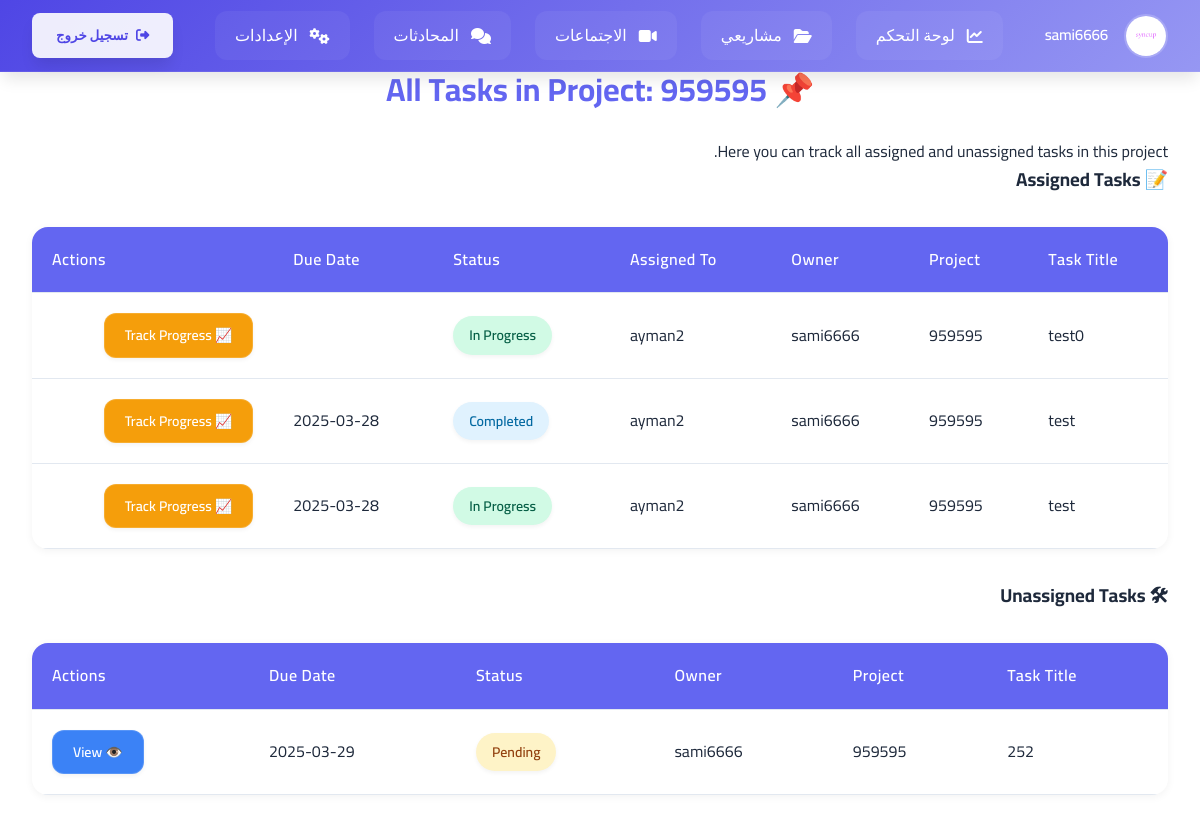
Page /tasks/projects/42/tasks/ (signed in) on the committed database.
### users/models.py (models this page shows, shortened)
class CustomUser(AbstractUser):
    phone_regex = RegexValidator(
        regex=r'^05\d{8}$',
        message="Phone number must start with 05 and be exactly 10 digits."
    )
    phone_number = models.CharField(
        max_length=10,
        unique=True,
        validators=[phone_regex],
        help_text="Phone number must start with 05 and contain exactly 10 digits."
    )
    ROLE_CHOICES = [
        ('member', 'Member'),
        ('expert', 'Expert')
    ]
    role = models.CharField(
        max_length=10,
        choices=ROLE_CHOICES,
        default='member'
    )
    profile_image = models.ImageField(
        upload_to='profile_pics/',
        default='profile_pics/p.png',
        blank=True,
        null=True
    )
    short_bio = models.CharField(
        max_length=15,
        blank=True,
        help_text="Short description (e.g., AI Expert, UI Guru)."
    )
    full_bio = models.TextField(
        blank=True,
        help_text="Detailed biography or personal summary."
    )
    groups = models.ManyToManyField(
        'auth.Group',
        related_name='custom_user_groups',
        blank=True
    )
    user_permissions = models.ManyToManyField(
        'auth.Permission',
        related_name='custom_user_permissions',
        blank=True
    )

### projects/models.py (models this page shows, shortened)
class Project(models.Model):
    STATUS_CHOICES = [
        ('pending', 'Pending'),
        ('in_progress', 'In Progress'),
        ('completed', 'Completed'),
    ]
    COLOR_CHOICES = [
        ('purple', 'Purple'),
        ('red', 'Red'),
        ('blue', 'Blue'),
        ('green', 'Green'),
        ('orange', 'Orange'),
        ('pink', 'Pink'),
    ]
    name = models.CharField(max_length=255)  # Project name
    description = models.TextField(blank=True, null=True)  # Project description
    start_date = models.DateField()  # Start date
    end_date = models.DateField(blank=True, null=True)  # End date
    owner = models.ForeignKey(CustomUser, on_delete=models.CASCADE, related_name='owned_projects')  # Project owner
    members = models.ManyToManyField(CustomUser, related_name='projects', blank=True)  # Project members
    created_at = models.DateTimeField(auto_now_add=True)  # Creation date
    category = models.ForeignKey(ProjectType, on_delete=models.CASCADE)
    status = models.CharField(max_length=20, choices=STATUS_CHOICES, default='pending')  # Project status
    logo = models.ImageField(upload_to='project_logos/', blank=True, null=True)  # Project logo
    project_color = models.CharField(max_length=10, choices=COLOR_CHOICES, default='blue')  # Project color

### tasks/models.py (models this page shows, shortened)
class Task(models.Model):
    STATUS_CHOICES = [
        ('new', 'New'),  # Task created but not yet assigned
        ('pending', 'Pending'),  # Awaiting user approval
        ('in_progress', 'In Progress'),  # Accepted and being worked on
        ('urgent', 'Urgent'),  # Marked as urgent
        ('completed', 'Completed'),  # Task completed
        ('rejected', 'Rejected'),  # User declined the task
    ]
    title = models.CharField(max_length=255)
    description = models.TextField(blank=True, null=True)
    status = models.CharField(max_length=20, choices=STATUS_CHOICES, default='new')
    project = models.ForeignKey(Project, on_delete=models.CASCADE, related_name='tasks')  # ✅ Link task to a project
    assigned_to = models.ForeignKey(CustomUser, on_delete=models.SET_NULL, null=True, blank=True, related_name='assigned_tasks')  # ✅ Assign task to a user
    due_date = models.DateField(blank=True, null=True)
    created_at = models.DateTimeField(auto_now_add=True)
    files = models.FileField(upload_to='task_attachments/', blank=True, null=True)  # ✅ Support for file uploads

### tasks/views.py (the view)
# urls.py: path('', views.task_list, name='tasks_list'),
@login_required
def task_list(request, project_id=None):
    if project_id:
        project = get_object_or_404(Project, id=project_id)
        is_owner = project.owner == request.user
        if is_owner:
            tasks = Task.objects.filter(project=project)
        else:
            tasks = Task.objects.filter(project=project, assigned_to=request.user)
    else:
        tasks = Task.objects.filter(assigned_to=request.user)
        is_owner = False  # ✅ لأنه لا يوجد مشروع معين
    return render(request, 'tasks_list.html', {
        'tasks': tasks,
        'project': project if project_id else None,
        'is_owner': is_owner,  # ✅ تمرير هذه القيمة للقالب لضبط العرض
    })

### templates/tasks_list.html (shortened to what this page needs)
<!DOCTYPE html>
<html lang="en">
<head>
</head>
<body>
    {% include 'navbar.html' %}
    <div class="container">
        {% if is_owner %}
            <h1>📌 All Tasks in Project: {{ project.name }}</h1>
            <p>Here you can track all assigned and unassigned tasks in this project.</p>
        {% else %}
            <h1>📥 My Assigned Tasks</h1>
            <p>These are the tasks assigned to you in this project.</p>
        {% endif %}
        {% if tasks %}
        <h3>📝 Assigned Tasks</h3>
        <table>
            <thead>
                <tr>
                    <th>Task Title</th>
                    <th>Project</th>
                    <th>Owner</th>
                    {% if is_owner %}<th>Assigned To</th>{% endif %}
                    <th>Status</th>
                    <th>Due Date</th>
                    <th>Actions</th>
                </tr>
            </thead>
            <tbody>
                {% for task in tasks %}
                {% if task.assigned_to %}
                    {% if is_owner or task.assigned_to == request.user %}
                    <tr>
                        <td>{{ task.title }}</td>
                        <td>{{ task.project.name }}</td>
                        <td>{{ task.project.owner.username }}</td>
                        {% if is_owner %}<td>{{ task.assigned_to.username }}</td>{% endif %}
                        <td><span class="status status-{{ task.status|slugify }}">{{ task.get_status_display }}</span></td>
                        <td>{{ task.due_date|date:"Y-m-d" }}</td>
                        <td>
                            <div class="btn-group">
                                {% if is_owner %}
                                    <a href="{% url 'task_progress' task.id %}" class="btn btn-progress">📈 Track Progress</a>
                                {% endif %}
                            </div>
                        </td>
                    </tr>
                    {% endif %}
                {% endif %}
                {% endfor %}
            </tbody>
        </table>
        {% if is_owner %}
        <h3>🛠 Unassigned Tasks</h3>
        <table>
            <thead>
                <tr>
                    <th>Task Title</th>
                    <th>Project</th>
                    <th>Owner</th>
                    <th>Status</th>
                    <th>Due Date</th>
                    <th>Actions</th>
                </tr>
            </thead>
            <tbody>
                {% for task in tasks %}
                {% if not task.assigned_to %}
                <tr>
                    <td>{{ task.title }}</td>
                    <td>{{ task.project.name }}</td>
                    <td>{{ task.project.owner.username }}</td>
                    <td><span class="status status-{{ task.status|slugify }}">{{ task.get_status_display }}</span></td>
                    <td>{{ task.due_date|date:"Y-m-d" }}</td>
                    <td>
                        <a href="{% url 'task_detail' task.id %}" class="btn btn-view">👁️ View</a>
                    </td>
                </tr>
                {% endif %}
                {% endfor %}
            </tbody>
        </table>
        {% endif %}
        {% else %}
        <div class="no-tasks">
            <p>No tasks available.</p>
        </div>
        {% endif %}
    </div>
</body>
</html>

### templates/navbar.html (shortened to what this page needs)
<!DOCTYPE html>
<html lang="ar" dir="rtl">
<head>
    <link rel="stylesheet" href="https://cdnjs.cloudflare.com/ajax/libs/font-awesome/6.4.2/css/all.min.css">
</head>
<body>
    <nav class="navbar">
        <div class="profile">
            <img src="{{ user.profile_image.url }}"
                 class="profile__image"
                 onerror="this.onerror=null; this.src='/media/profile_pics/p.png';"
                 alt="صورة المستخدم">
            <span class="profile__name">{{ user.username }}</span>
        </div>
        <div class="nav-links">
            {% if user.role != 'expert' %}
                <a href="{% url 'dashboard' %}" class="nav-link">
                    <i class="fas fa-chart-line"></i>
                    <span>لوحة التحكم</span>
                </a>
                <a href="{% url 'projects_list' %}" class="nav-link">
                    <i class="fas fa-folder-open"></i>
                    <span>مشاريعي</span>
                </a>
            {% endif %}
            {% if user.role == 'expert' %}
                <a href="{% url 'expert_availability_manage' %}" class="nav-link">
                    <i class="fas fa-calendar-alt"></i>
                    <span>مواعيدي</span>
                </a>
                <a href="{% url 'edit_expert_bio' %}" class="nav-link">
                    <i class="fas fa-user-edit"></i>
                    <span>السيرة الذاتية</span>
                </a>
            {% else %}
                <a href="{% url 'meeting_list' %}" class="nav-link">
                    <i class="fas fa-video"></i>
                    <span>الاجتماعات</span>
                </a>
            {% endif %}
            <a href="{% url 'chat_list' %}" class="nav-link">
                <i class="fas fa-comments"></i>
                <span>المحادثات</span>
            </a>
            <a href="{% url 'settings' %}" class="nav-link">
                <i class="fas fa-cogs"></i>
                <span>الإعدادات</span>
            </a>
        </div>
        <form id="logout-form" action="{% url 'logout' %}" method="post">
            <button type="submit" class="logout">
                <i class="fas fa-sign-out-alt"></i>
                <span class="logout__text">تسجيل خروج</span>
            </button>
        </form>
    </nav>
</body>
</html>

### templates/tasks_list.html (style rules this page uses)
:root { --primary: #6366f1; --success: #10b981; --warning: #f59e0b; --danger: #ef4444; --info: #3b82f6; --light: #f8fafc; --dark: #1e293b; }
body { font-family: 'Inter', system-ui, -apple-system, sans-serif; background: #f1f5f9; margin: 0; padding: 0; color: var(--dark); line-height: 1.6; }
.container { max-width: 1200px; margin: 2rem auto; background: white; padding: 2rem; border-radius: 1.5rem; box-shadow: 0 4px 24px rgba(0, 0, 0, 0.08); }
h1 { color: var(--primary); margin-bottom: 1.5rem; text-align: center; font-size: 2rem; display: flex; align-items: center; justify-content: center; gap: 0.75rem; }
table { width: 100%; border-collapse: collapse; margin: 2rem 0; background: white; border-radius: 1rem; overflow: hidden; box-shadow: 0 2px 8px rgba(0, 0, 0, 0.05); }
th, td { padding: 1.25rem; border-bottom: 1px solid #e2e8f0; text-align: left; }
th { background: var(--primary); color: white; font-weight: 600; letter-spacing: 0.5px; }
.btn { display: inline-flex; align-items: center; gap: 0.5rem; padding: 0.625rem 1.25rem; font-size: 0.875rem; font-weight: 600; color: white; border: none; border-radius: 0.75rem; text-decoration: none; transition: all 0.2s ease; cursor: pointer; box-shadow: 0 2px 4px rgba(0, 0, 0, 0.05); }
.btn-view { background: var(--info); border: 1px solid rgba(255,255,255,0.15); }
.btn-progress { background: var(--warning); border: 1px solid rgba(255,255,255,0.15); }
.status { font-weight: 600; text-transform: capitalize; padding: 0.5rem 1rem; border-radius: 1.5rem; display: inline-flex; align-items: center; gap: 0.5rem; font-size: 0.875rem; box-shadow: 0 2px 4px rgba(0, 0, 0, 0.05); }
.status-pending { background: #fef3c7; color: #92400e; }
.status-in_progress { background: #d1fae5; color: #065f46; }
.status-completed { background: #e0f2fe; color: #0369a1; }
.btn-group { display: flex; gap: 0.75rem; flex-wrap: wrap; }

### templates/navbar.html (style rules this page uses)
:root { --primary-500: #4f46e5; --primary-600: #4f46e5; --surface-100: #f8fafc; --surface-900: #0f172a; --text-primary: #1e293b; --text-inverse: #ffffff; --transition-default: 300ms cubic-bezier(0.4, 0, 0.2, 1); --shadow-lg: 0 10px 15px -3px rgba(0, 0, 0, 0.1); }
* { margin: 0; padding: 0; box-sizing: border-box; font-family: 'Cairo', sans-serif; }
body { background-color: var(--surface-100); color: var(--text-primary); }
.navbar { position: fixed; top: 0; right: 0; width: 100%; height: 72px; display: flex; align-items: center; justify-content: space-between; padding: 0 2rem; background: linear-gradient(135deg, #4f46e5, #9697f3); backdrop-filter: blur(12px); box-shadow: var(--shadow-lg); z-index: 1000; border-bottom: 1px solid rgba(255, 255, 255, 0.1); }
.profile { display: flex; align-items: center; gap: 1rem; color: var(--text-inverse); position: relative; }
.profile__image { width: 44px; height: 44px; border-radius: 50%; object-fit: cover; border: 2px solid rgba(255, 255, 255, 0.2); transition: transform var(--transition-default); }
.profile__name { font-weight: 600; font-size: 0.95rem; letter-spacing: -0.2px; }
.nav-links { display: flex; gap: 1.5rem; align-items: center; transition: transform var(--transition-default); }
.nav-link { color: var(--text-inverse); text-decoration: none; padding: 0.75rem 1.25rem; border-radius: 0.75rem; display: flex; align-items: center; gap: 0.75rem; position: relative; background: rgba(255, 255, 255, 0.05); transition: all var(--transition-default); }
.nav-link::after { content: ''; position: absolute; bottom: 0; right: 50%; width: 0; height: 2px; background: var(--text-inverse); transition: all var(--transition-default); }
.logout { background: rgba(255, 255, 255, 0.9); color: var(--primary-600); border: none; padding: 0.6rem 1.5rem; border-radius: 0.5rem; display: flex; align-items: center; gap: 0.5rem; cursor: pointer; transition: all var(--transition-default); font-weight: 600; box-shadow: var(--shadow-lg); }

### rows in the picture
CustomUser: profile_image (picture), username "sami6666"
Project: name "959595"
Task: title "test0", project.name "959595", project.owner.username "sami6666", assigned_to.username "ayman2", status "In Progress"
Task: title "test", project.name "959595", project.owner.username "sami6666", assigned_to.username "ayman2", status "Completed", due_date "2025-03-28"
Task: title "test", project.name "959595", project.owner.username "sami6666", assigned_to.username "ayman2", status "In Progress", due_date "2025-03-28"
Task: title "252", project.name "959595", project.owner.username "sami6666", status "Pending", due_date "2025-03-29"
